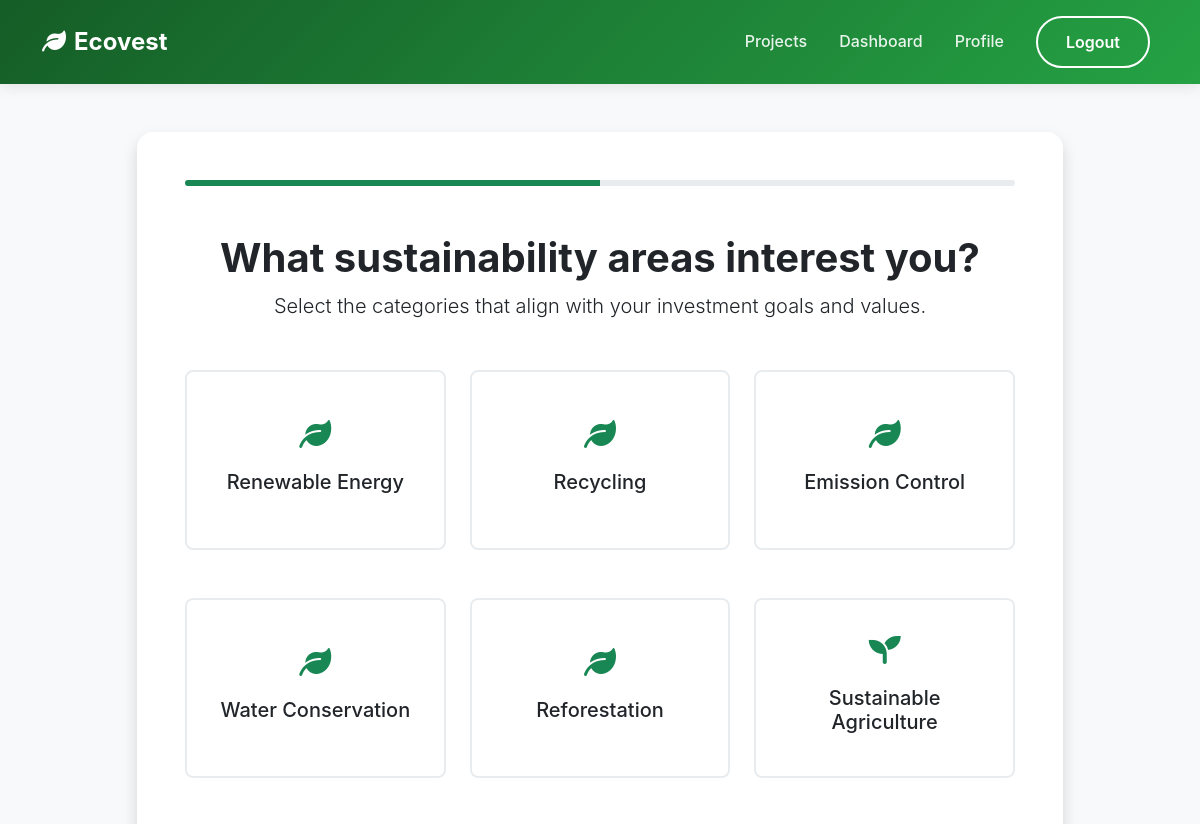
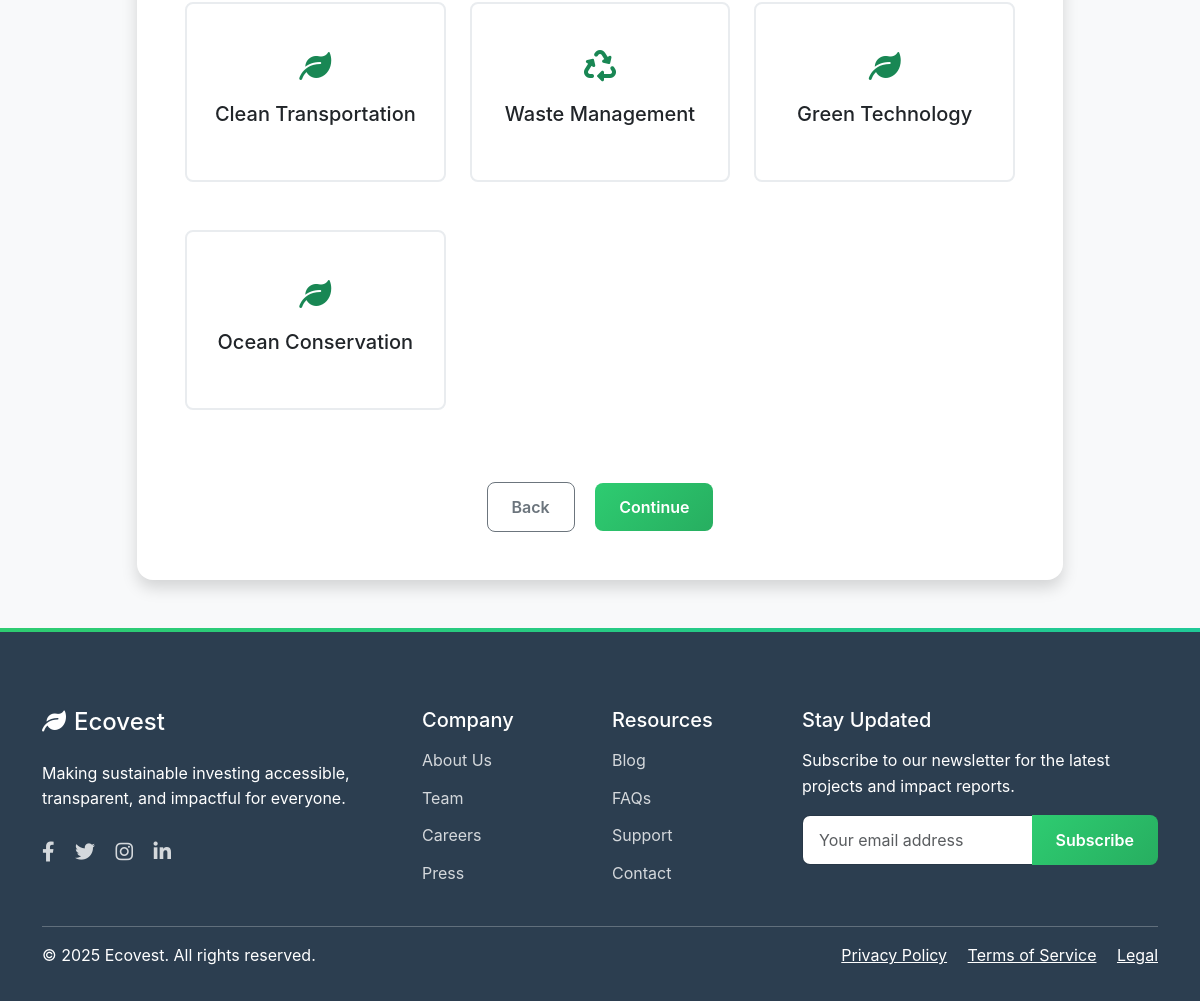
Screenshot of /onboarding/interests/ (signed in) with the database file from the repository (2 pictures, top to bottom).
### initiatives/models.py (models this page shows, shortened)
class Category(models.Model):
    name = models.CharField(max_length=100, unique=True, choices=[
        ('Renewable Energy', 'Renewable Energy'),
        ('Recycling', 'Recycling'),
        ('Emission Control', 'Emission Control'),
        ('Water Conservation', 'Water Conservation'),
        ('Reforestation', 'Reforestation'),
        ('Sustainable Agriculture', 'Sustainable Agriculture'),
        ('Clean Transportation', 'Clean Transportation'),
        ('Waste Management', 'Waste Management'),
        ('Green Technology', 'Green Technology'),
        ('Ocean Conservation', 'Ocean Conservation'),
    ])
    description = models.TextField(blank=True)

### onboarding/views.py (the view)
# urls.py: path('interests/', views.onboarding_interests, name='onboarding_interests'),
@login_required
def onboarding_interests(request):
    progress, created = OnboardingProgress.objects.get_or_create(user=request.user)
    if not progress.welcome_completed:
        return redirect('onboarding_welcome')
    if progress.is_complete:
        return redirect('dashboard')
    preference, created = UserPreference.objects.get_or_create(user=request.user)
    if request.method == 'POST':
        form = InterestSelectionForm(request.POST)
        if form.is_valid():
            selected_categories = form.cleaned_data['interests']
            preference.interested_categories.set(selected_categories)
            progress.interests_completed = True
            progress.save()
            return redirect('onboarding_investment_profile')
    else:
        form = InterestSelectionForm()
    context = {
        'user': request.user,
        'form': form,
        'progress': progress
    }
    return render(request, 'onboarding/interests.html', context)

### onboarding/forms.py
class InterestSelectionForm(forms.Form):
    interests = forms.ModelMultipleChoiceField(
        queryset=Category.objects.all(),
        widget=forms.CheckboxSelectMultiple(attrs={'class': 'interest-checkbox'}),
        required=False,
        label="Select investment categories that interest you"
    )

### onboarding/models.py (called while the page is built)
    @property
    def is_complete(self):
        return all([
            self.welcome_completed,
            self.interests_completed,
            self.investment_profile_completed,
            self.tutorial_completed
        ])

### onboarding/templates/onboarding/interests.html (shortened to what this page needs)
{% extends 'core/base.html' %}
{% load django_bootstrap5 %}
{% block content %}
<section class="py-5 bg-light">
    <div class="container">
        <div class="row justify-content-center">
            <div class="col-lg-10">
                <div class="card shadow onboarding-card">
                    <div class="card-body p-5">
                        <div class="progress mb-5" style="height: 6px;">
                            <div class="progress-bar bg-success" role="progressbar" style="width: 50%;" aria-valuenow="50" aria-valuemin="0" aria-valuemax="100"></div>
                        </div>
                        <div class="text-center mb-5">
                            <h1 class="display-6 fw-bold">What sustainability areas interest you?</h1>
                            <p class="lead">Select the categories that align with your investment goals and values.</p>
                        </div>
                        <form method="post">
                            <div class="row interest-row mb-4">
                                {% for choice in form.interests.field.queryset %}
                                <div class="col-md-4">
                                    <div class="category-wrapper">
                                        <label for="interest_{{ choice.id }}" class="interest-label">
                                            <div class="interest-card p-4 text-center">
                                                <div class="icon-container">
                                                {% if choice.name == 'Solar Energy' %}
                                                    <i class="fas fa-sun fa-2x text-warning"></i>
                                                {% elif choice.name == 'Wind Energy' %}
                                                    <i class="fas fa-wind fa-2x text-primary"></i>
                                                {% elif choice.name == 'Hydroelectric' %}
                                                    <i class="fas fa-water fa-2x text-info"></i>
                                                {% elif choice.name == 'Electric Vehicles' %}
                                                    <i class="fas fa-car fa-2x text-secondary"></i>
                                                {% elif choice.name == 'Waste Management' %}
                                                    <i class="fas fa-recycle fa-2x text-success"></i>
                                                {% elif choice.name == 'Sustainable Agriculture' %}
                                                    <i class="fas fa-seedling fa-2x text-success"></i>
                                                {% elif choice.name == 'Green Buildings' %}
                                                    <i class="fas fa-building fa-2x text-secondary"></i>
                                                {% else %}
                                                    <i class="fas fa-leaf fa-2x text-success"></i>
                                                {% endif %}
                                                </div>
                                                <h5>{{ choice.name }}</h5>
                                            </div>
                                        </label>
                                    </div>
                                </div>
                                {% endfor %}
                            </div>
                            <div class="text-center">
                                <a href="{% url 'onboarding_welcome' %}" class="btn btn-outline-secondary me-3">Back</a>
                                <button type="submit" class="btn btn-primary">Continue</button>
                            </div>
                        </form>
                    </div>
                </div>
            </div>
        </div>
    </div>
</section>
{% endblock %}

### static/css/style.css (style rules this page uses)
:root { --primary-color: #2ecc71; --primary-dark: #27ae60; --secondary-color: #20c997; --accent-color: #F0F8FF; --dark-color: #2c3e50; --light-color: #f8f9fa; --transition-cubic: cubic-bezier(0.4, 0, 0.2, 1); }
body { font-family: 'Poppins', 'Inter', 'Segoe UI', system-ui, -apple-system, sans-serif; color: var(--dark-color); line-height: 1.6; }
.btn { padding: 0.75rem 1.5rem; font-weight: 600; border-radius: 8px; transition: all 0.3s var(--transition-cubic); }
.btn-primary { background: linear-gradient(135deg, var(--primary-color) 0%, var(--primary-dark) 100%); border: none; position: relative; overflow: hidden; }
.btn-primary::before { content: ''; position: absolute; top: 0; left: 0; width: 100%; height: 100%; background: linear-gradient(135deg, rgba(255,255,255,0.2) 0%, rgba(255,255,255,0) 100%); transform: translateX(-100%); transition: transform 0.3s ease; }
.card { border: none; border-radius: 16px; overflow: hidden; box-shadow: 0 10px 30px rgba(0,0,0,0.05); transition: all 0.3s var(--transition-cubic); }

### onboarding/templates/onboarding/interests.html (style rules this page uses)
.interest-card { border: 2px solid #e9ecef; border-radius: 8px; transition: all 0.3s ease; cursor: pointer; position: relative; overflow: hidden; height: 100%; display: flex; flex-direction: column; justify-content: center; align-items: center; min-height: 180px; }
.interest-label { margin-bottom: 0; height: 100%; width: 100%; display: block; }
.category-wrapper { margin-bottom: 1.5rem; height: 100%; display: flex; }
.interest-row { display: flex; flex-wrap: wrap; }
.interest-row > div { display: flex; flex-direction: column; margin-bottom: 1.5rem; }
.icon-container { margin-bottom: 1rem; }

### rows the page displays
Category: name "Renewable Energy"
Category: name "Recycling"
Category: name "Emission Control"
Category: name "Water Conservation"
Category: name "Reforestation"
Category: name "Sustainable Agriculture"
Category: name "Clean Transportation"
Category: name "Waste Management"
Category: name "Green Technology"
Category: name "Ocean Conservation"
